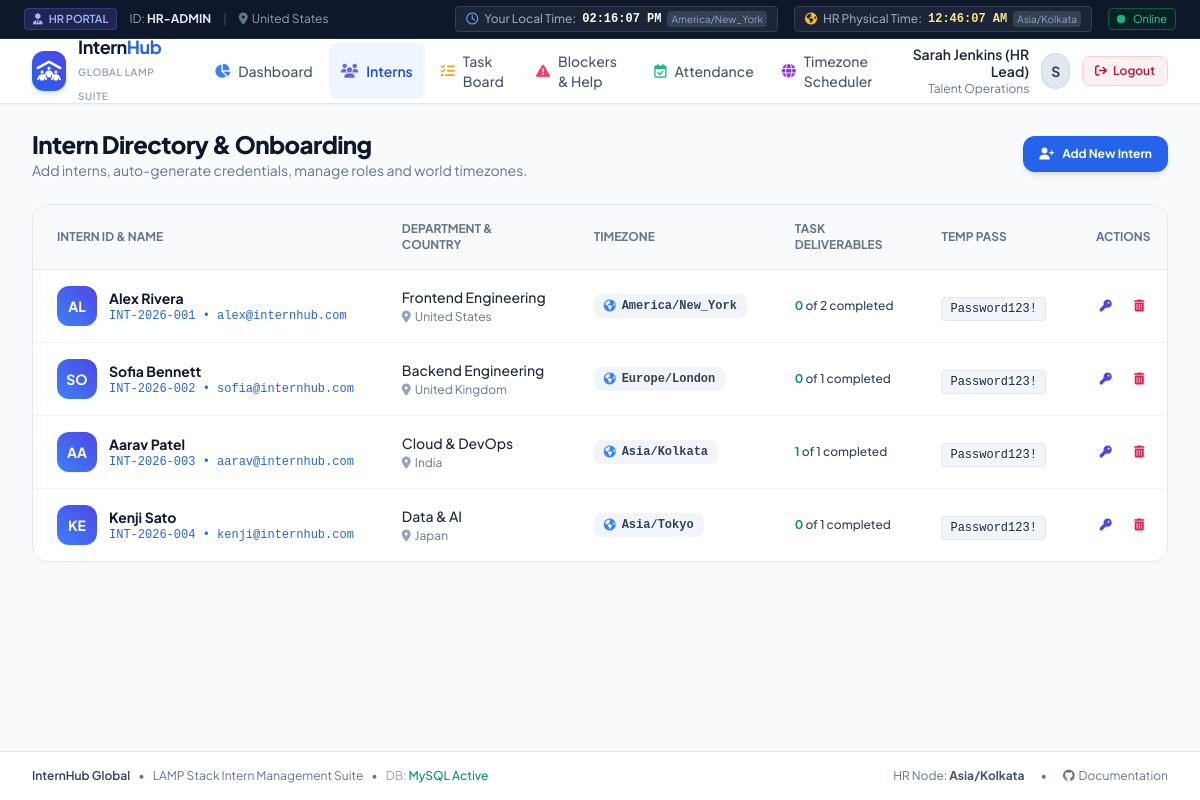
Page /hr/interns.php (signed in) on the committed database.
### tables this page shows
CREATE TABLE IF NOT EXISTS users (
    id INT AUTO_INCREMENT PRIMARY KEY,
    intern_id VARCHAR(50) NOT NULL UNIQUE,
    name VARCHAR(100) NOT NULL,
    email VARCHAR(150) NOT NULL UNIQUE,
    password VARCHAR(255) NOT NULL,
    plain_temp_password VARCHAR(100) NULL,
    role ENUM('hr', 'intern') NOT NULL DEFAULT 'intern',
    department VARCHAR(100) DEFAULT 'Software Engineering',
    country VARCHAR(100) DEFAULT 'United States',
    timezone VARCHAR(100) NOT NULL DEFAULT 'UTC',
    status ENUM('active', 'inactive') NOT NULL DEFAULT 'active',
    last_activity DATETIME NULL,
    created_at DATETIME DEFAULT CURRENT_TIMESTAMP,
    updated_at DATETIME DEFAULT CURRENT_TIMESTAMP ON UPDATE CURRENT_TIMESTAMP
);

### hr/interns.php (the view, shortened to what this page needs)
<?php
$db = getDB();
$stmt = $db->query("
    SELECT u.*,
           (SELECT COUNT(*) FROM tasks WHERE assigned_to = u.id) as total_tasks,
           (SELECT COUNT(*) FROM tasks WHERE assigned_to = u.id AND status = 'completed') as completed_tasks,
           (SELECT COUNT(*) FROM difficulties WHERE user_id = u.id AND status = 'open') as open_difficulties
    FROM users u
    WHERE u.role = 'intern'
    ORDER BY u.created_at DESC
");
$internList = $stmt->fetchAll();
require_once __DIR__ . '/../includes/header.php';
?>
<div class="space-y-6">
    <div class="flex flex-col sm:flex-row sm:items-center justify-between gap-4">
        <div>
            <h1 class="text-2xl font-extrabold text-slate-900 tracking-tight">Intern Directory & Onboarding</h1>
            <p class="text-sm text-slate-500">Add interns, auto-generate credentials, manage roles and world timezones.</p>
        </div>
        <button type="button" onclick="openModal('add-intern-modal')" class="px-4 py-2.5 bg-blue-600 hover:bg-blue-700 text-white font-bold text-xs rounded-xl shadow-md transition flex items-center justify-center">
            <i class="fa-solid fa-user-plus mr-2"></i>Add New Intern
        </button>
    </div>
    <div class="bg-white rounded-2xl border border-slate-200 shadow-xs overflow-hidden">
        <div class="overflow-x-auto">
            <table class="w-full text-left text-sm">
                <thead class="bg-slate-50 text-xs text-slate-500 uppercase font-semibold border-b border-slate-200">
                    <tr>
                        <th class="px-6 py-4">Intern ID & Name</th>
                        <th class="px-6 py-4">Department & Country</th>
                        <th class="px-6 py-4">Timezone</th>
                        <th class="px-6 py-4">Task Deliverables</th>
                        <th class="px-6 py-4">Temp Pass</th>
                        <th class="px-6 py-4 text-right">Actions</th>
                    </tr>
                </thead>
                <tbody class="divide-y divide-slate-100">
                    <?php if (empty($internList)): ?>
                        <tr>
                            <td colspan="6" class="px-6 py-12 text-center text-slate-400">
                                <i class="fa-solid fa-user-slash text-3xl mb-2 text-slate-300"></i>
                                <p>No interns found in the system yet. Click "Add New Intern" above to onboard one!</p>
                            </td>
                        </tr>
                    <?php else: ?>
                        <?php foreach ($internList as $intern): ?>
                            <tr class="hover:bg-slate-50/80 transition">
                                <td class="px-6 py-4 whitespace-nowrap">
                                    <div class="flex items-center space-x-3">
                                        <div class="w-10 h-10 rounded-xl bg-gradient-to-tr from-blue-500 to-indigo-600 text-white font-bold flex items-center justify-center text-sm shadow-sm">
                                            <?= strtoupper(substr($intern['name'], 0, 2)) ?>
                                        </div>
                                        <div>
                                            <div class="font-bold text-slate-900"><?= htmlspecialchars($intern['name']) ?></div>
                                            <div class="text-xs text-blue-600 font-mono"><?= htmlspecialchars($intern['intern_id']) ?> &bull; <?= htmlspecialchars($intern['email']) ?></div>
                                        </div>
                                    </div>
                                </td>
                                <td class="px-6 py-4 whitespace-nowrap">
                                    <div class="font-medium text-slate-800"><?= htmlspecialchars($intern['department']) ?></div>
                                    <div class="text-xs text-slate-500 flex items-center mt-0.5">
                                        <i class="fa-solid fa-location-dot mr-1 text-slate-400"></i><?= htmlspecialchars($intern['country']) ?>
                                    </div>
                                </td>
                                <td class="px-6 py-4 whitespace-nowrap">
                                    <div class="inline-flex items-center px-2.5 py-1 rounded-lg bg-slate-100 text-slate-700 font-mono text-xs font-semibold">
                                        <i class="fa-solid fa-earth-americas mr-1.5 text-blue-500"></i>
                                        <?= htmlspecialchars($intern['timezone']) ?>
                                    </div>
                                </td>
                                <td class="px-6 py-4 whitespace-nowrap">
                                    <div class="text-xs text-slate-700 font-medium">
                                        <span class="text-emerald-600 font-bold"><?= $intern['completed_tasks'] ?></span> of <?= $intern['total_tasks'] ?> completed
                                    </div>
                                </td>
                                <td class="px-6 py-4 whitespace-nowrap">
                                    <?php if (!empty($intern['plain_temp_password'])): ?>
                                        <code class="text-xs bg-slate-100 text-slate-800 px-2 py-1 rounded border border-slate-200"><?= htmlspecialchars($intern['plain_temp_password']) ?></code>
                                    <?php else: ?>
                                        <span class="text-xs text-slate-400">Encrypted</span>
                                    <?php endif; ?>
                                </td>
                                <td class="px-6 py-4 whitespace-nowrap text-right text-xs font-medium space-x-2">
                                    <form method="POST" action="" class="inline" onsubmit="return confirm('Generate a new random password for <?= htmlspecialchars($intern['name']) ?>?')">
                                        <button type="submit" class="p-1.5 text-indigo-600 hover:text-indigo-800 hover:bg-indigo-50 rounded" title="Reset Password">
                                            <i class="fa-solid fa-key"></i>
                                        </button>
                                    </form>
                                    <form method="POST" action="" class="inline" onsubmit="return confirm('Are you sure you want to remove intern <?= htmlspecialchars($intern['name']) ?>? This will delete their assigned tasks and logs.')">
                                        <button type="submit" class="p-1.5 text-rose-600 hover:text-rose-800 hover:bg-rose-50 rounded" title="Remove Intern">
                                            <i class="fa-solid fa-trash-can"></i>
                                        </button>
                                    </form>
                                </td>
                            </tr>
                        <?php endforeach; ?>
                    <?php endif; ?>
                </tbody>
            </table>
        </div>
    </div>
</div>
<?php require_once __DIR__ . '/../includes/footer.php'; ?>

### includes/header.php (style rules this page uses)
body { font-family: 'Plus Jakarta Sans', sans-serif; }

### rows in the picture
users: name "AL", name "Alex Rivera", intern "INT-2026-001", email "alex@internhub.com", department "Frontend Engineering", country "United States", timezone "America/New_York", completed_tasks "0", total_tasks "2", plain_temp_password "Password123!"
users: name "SO", name "Sofia Bennett", intern "INT-2026-002", email "sofia@internhub.com", department "Backend Engineering", country "United Kingdom", timezone "Europe/London", completed_tasks "0", total_tasks "1", plain_temp_password "Password123!"
users: name "AA", name "Aarav Patel", intern "INT-2026-003", email "aarav@internhub.com", department "Cloud & DevOps", country "India", timezone "Asia/Kolkata", completed_tasks "1", total_tasks "1", plain_temp_password "Password123!"
users: name "KE", name "Kenji Sato", intern "INT-2026-004", email "kenji@internhub.com", department "Data & AI", country "Japan", timezone "Asia/Tokyo", completed_tasks "0", total_tasks "1", plain_temp_password "Password123!"

### other values in the picture
$userRole "HR"
$currentUser['intern_id'] "HR-ADMIN"
$currentUser['country'] "United States"
$userTimezone "America/New_York"
$hrTimezone "Asia/Kolkata"
$currentUser['name'] "Sarah Jenkins (HR Lead)"
$currentUser['department'] "Talent Operations"
substr($currentUser['name'], 0, 1) "S"
APP_NAME "InternHub Global"
DEFAULT_HR_TIMEZONE "Asia/Kolkata"
